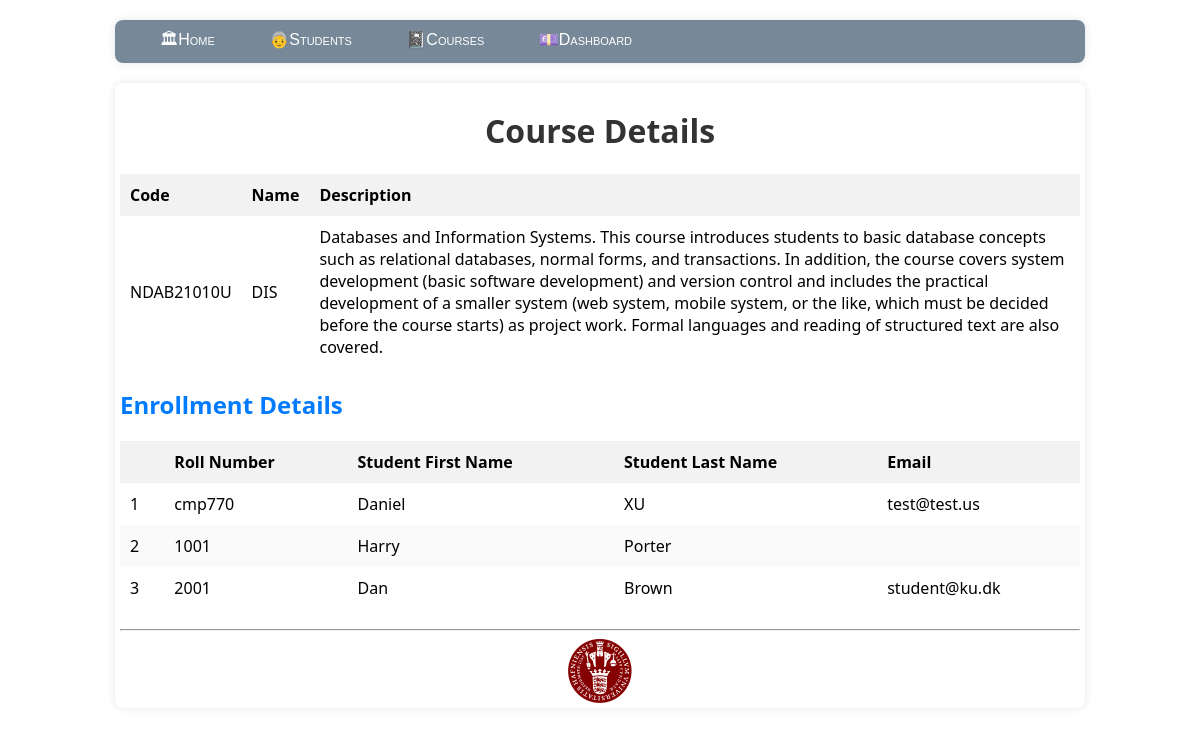
Page /course/6 on the committed database.
### model.py (models this page shows)
class Course(db.Model):
    __tablename__='course'
    course_id=db.Column(db.Integer,primary_key=True,autoincrement=True)
    course_code=db.Column(db.String,unique=True,nullable=False)
    course_name=db.Column(db.String,nullable=False)
    course_description=db.Column(db.String)

class Student(db.Model):
    __tablename__='student'
    student_id=db.Column(db.Integer,primary_key=True,autoincrement=True)
    roll_number=db.Column(db.String,unique=True,nullable=False)
    email=db.Column(db.String)
    first_name=db.Column(db.String,nullable=False)
    last_name=db.Column(db.String, nullable=False)
    courses=db.relationship('Course',backref='student',secondary='enrollments')

### app.py (the view)
@app.route('/course/<int:course_id>', methods=['GET'])
def course_details(course_id):
    course = Course.query.get(course_id)
    enrollments = Enrollments.query.filter_by(ecourse_id=course_id).all()
    students = []
    for enrollment in enrollments:
        student = Student.query.get(enrollment.estudent_id)
        if student:
            students.append(student)
    return render_template('course_details.html', course=course, students=students)

### templates/course_details.html (shortened to what this page needs)
{% extends "layout.html" %}
{% block content %}
<h1>Course Details</h1>
<table id="course-detail">
    <thead>
        <tr>
            <th>Code</th>
            <th>Name</th>
            <th>Description</th>
        </tr>
    </thead>
    <tbody>
        <tr>
            <td>{{ course.course_code }}</td>
            <td>{{ course.course_name }}</td>
            <td>{{ course.course_description }}</td>
        </tr>
    </tbody>
</table>
<h2>Enrollment Details</h2>
<table id="course-table">
    <thead>
        <tr>
            <th></th>
            <th>Roll Number</th>
            <th>Student First Name</th>
            <th>Student Last Name</th>
            <th>Email</th>
        </tr>
    </thead>
    <tbody>
        {% for student in students %}
        <tr>
            <td>{{ loop.index }}</td>
            <td>{{ student.roll_number }}</td>
            <td>{{ student.first_name }}</td>
            <td>{{ student.last_name }}</td>
            <td>{{ student.email }}</td>
        </tr>
        {% endfor %}
    </tbody>
</table>
{% endblock %}

### static/site.css (style rules this page uses)
body { background-color: rgb(f0, f0, f0); font-family: Arial, sans-serif; margin: 0; padding: 0; }
h1 { text-align: center; color: #333; }
table { width: 100%; border-collapse: collapse; margin-bottom: 20px; }
th, td { padding: 10px; text-align: left; }
th { background-color: #f2f2f2; }
tr:nth-child(even) { background-color: #fafafa; }
h2 { color: #007bff; margin-bottom: 20px; }

### rows in the picture
Course: course_code "NDAB21010U", course_name "DIS", course_description "Databases and Information Systems. This course introduces students to basic database concepts such as relational databases, normal forms, and transactions. In addition, the course covers system development (basic software development) and version control and includes the practical development of a smaller system (web system, mobile system, or the like, which must be decided before the course starts) as project work. Formal languages and reading of structured text are also covered."
Student: roll_number "cmp770", first_name "Daniel", last_name "XU", email "test@test.us"
Student: roll_number "1001", first_name "Harry", last_name "Porter"
Student: roll_number "2001", first_name "Dan", last_name "Brown", email "student@ku.dk"
